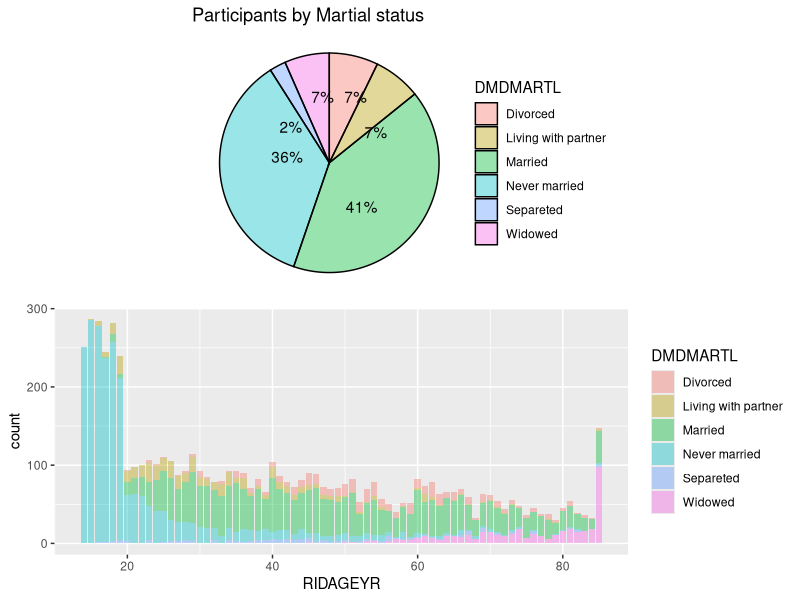

Generate this figure with R:
library(ggplot2)
library(tidyverse)
library(ggpubr)
library(ggrepel)

data <- read.csv("cleandata.csv")

plotdata3 <- data %>%
  count(DMDMARTL) %>%
  arrange(desc(DMDMARTL)) %>%
  mutate(prop = round(n*100/sum(n), 1),
         lab.ypos = cumsum(prop) - 0.5*prop)

plotdata3$label <- paste0(round(plotdata3$prop), "%")

p3 <- ggplot(plotdata3, 
             aes(x = "", 
                 y = prop, 
                 fill = DMDMARTL)) +
  geom_bar(width = 1, 
           stat = "identity", 
           color = "black",
           alpha = 2/5) +
  geom_text_repel(aes(y = lab.ypos, label = label), 
                  color = "black") +
  coord_polar("y", 
              start = 0, 
              direction = -1) +
  theme_void() +
  labs(title = "Participants by Martial status")

#Martial status
p6 <- ggplot(data,mapping = aes(x = RIDAGEYR, fill = DMDMARTL )) + 
  geom_bar(alpha = 2/5, position = "stack")

distr3 <- ggarrange(p3, p6,
                    ncol = 1, nrow = 2)
distr3 %>% ggsave(filename="results/fig-simple3.png", plot=.)
